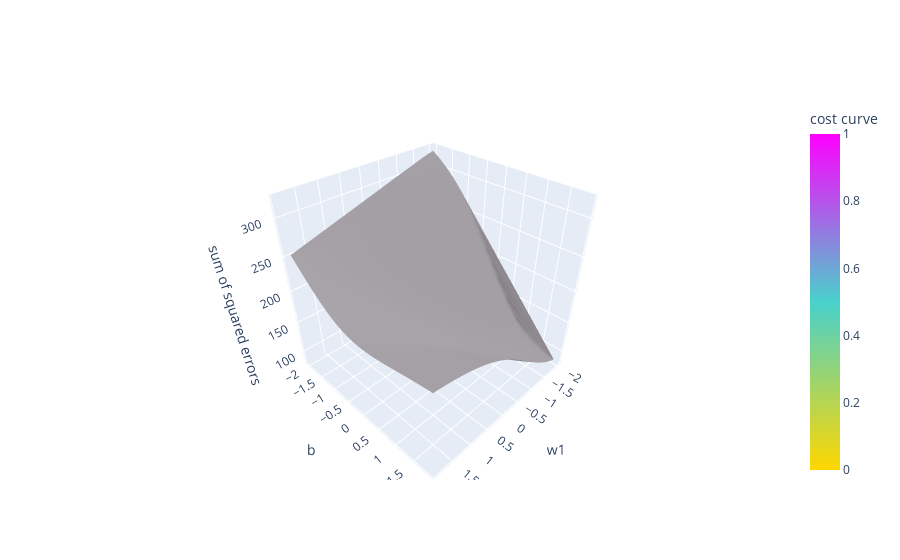

Notebook code cell kept with this figure:
### Markdown cell above
And of course this does not just happen for one parameter, but across multiple parameters simultaneously.

### Code cell
import pandas as pd
import plotly.graph_objects as go
url = "https://storage.googleapis.com/curriculum-assets/nn-from-scratch/cost_curve_three_d.json"
import requests
response = requests.get(url)
# pd.read_json(url, typ = 'dict')
go.Figure(response.json())

### Figure 1 — Plotly figure (JSON) as saved in the notebook; plotly's stock layout.template omitted (floating-point values rounded to 4 significant figures; data arrays with more than 128 entries replaced by an {"elided": "..."} marker saying what was removed)
{"data": [{"colorbar": {"title": {"text": "cost curve"}}, "colorscale": [[0, "gold"], [0.5, "mediumturquoise"], [1, "magenta"]], "intensity": [0, 0.33, 0.66, 1], "name": "y", "showscale": true, "type": "mesh3d", "x": {"elided": "1600 float values"}, "y": {"elided": "1600 float values"}, "z": {"elided": "1600 float values"}}], "layout": {"autosize": true, "scene": {"aspectmode": "auto", "aspectratio": {"x": 1, "y": 1, "z": 1}, "camera": {"center": {"x": 0, "y": 0, "z": 0}, "eye": {"x": 1.305, "y": 1.305, "z": 1.305}, "projection": {"type": "perspective"}, "up": {"x": 0.001576, "y": -0.001573, "z": 1.0}}, "xaxis": {"title": {"text": "w1"}, "type": "linear"}, "yaxis": {"title": {"text": "b"}, "type": "linear"}, "zaxis": {"title": {"text": "sum of squared errors"}, "type": "linear"}}}}
